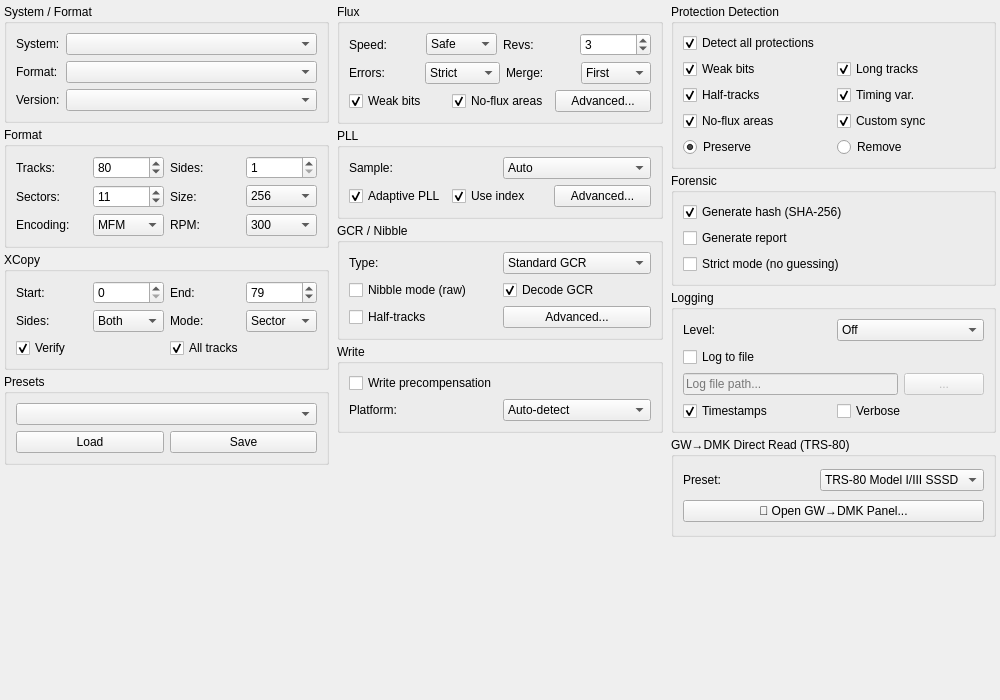
<?xml version="1.0" encoding="UTF-8"?>
<ui version="4.0">
 <class>TabFormat</class>
 <widget class="QWidget" name="TabFormat">
  <property name="geometry">
   <rect><x>0</x><y>0</y><width>1000</width><height>700</height></rect>
  </property>
  <layout class="QHBoxLayout" name="mainLayout">
   <property name="spacing"><number>8</number></property>
   <property name="leftMargin"><number>4</number></property>
   <property name="topMargin"><number>4</number></property>
   <property name="rightMargin"><number>4</number></property>
   <property name="bottomMargin"><number>4</number></property>
   
   <!-- ═══════════════════ COLUMN 1 (33%) ═══════════════════ -->
   <item>
    <widget class="QWidget" name="col1Widget">
     <property name="sizePolicy">
      <sizepolicy hsizetype="Preferred" vsizetype="Preferred">
       <horstretch>1</horstretch>
       <verstretch>0</verstretch>
      </sizepolicy>
     </property>
     <layout class="QVBoxLayout" name="col1">
      <property name="spacing"><number>4</number></property>
      <property name="leftMargin"><number>0</number></property>
      <property name="topMargin"><number>0</number></property>
      <property name="rightMargin"><number>0</number></property>
      <property name="bottomMargin"><number>0</number></property>
      
      <!-- SYSTEM / FORMAT -->
      <item>
       <widget class="QGroupBox" name="groupSystem">
        <property name="minimumSize"><size><width>0</width><height>100</height></size></property>
        <property name="title"><string>System / Format</string></property>
        <layout class="QFormLayout">
         <item row="0" column="0"><widget class="QLabel"><property name="text"><string>System:</string></property></widget></item>
         <item row="0" column="1"><widget class="QComboBox" name="comboSystem"/></item>
         <item row="1" column="0"><widget class="QLabel"><property name="text"><string>Format:</string></property></widget></item>
         <item row="1" column="1"><widget class="QComboBox" name="comboFormat"/></item>
         <item row="2" column="0"><widget class="QLabel"><property name="text"><string>Version:</string></property></widget></item>
         <item row="2" column="1"><widget class="QComboBox" name="comboVersion"/></item>
        </layout>
       </widget>
      </item>
      
      <!-- FORMAT -->
      <item>
       <widget class="QGroupBox" name="groupFormat">
        <property name="minimumSize"><size><width>0</width><height>100</height></size></property>
        <property name="title"><string>Format</string></property>
        <layout class="QGridLayout">
         <item row="0" column="0"><widget class="QLabel"><property name="text"><string>Tracks:</string></property></widget></item>
         <item row="0" column="1"><widget class="QSpinBox" name="spinTracks"><property name="maximum"><number>255</number></property><property name="value"><number>80</number></property></widget></item>
         <item row="0" column="2"><widget class="QLabel"><property name="text"><string>Sides:</string></property></widget></item>
         <item row="0" column="3"><widget class="QSpinBox" name="spinSides"><property name="minimum"><number>1</number></property><property name="maximum"><number>2</number></property><property name="value"><number>1</number></property></widget></item>
         <item row="1" column="0"><widget class="QLabel"><property name="text"><string>Sectors:</string></property></widget></item>
         <item row="1" column="1"><widget class="QSpinBox" name="spinSectors"><property name="minimum"><number>1</number></property><property name="maximum"><number>36</number></property><property name="value"><number>11</number></property></widget></item>
         <item row="1" column="2"><widget class="QLabel"><property name="text"><string>Size:</string></property></widget></item>
         <item row="1" column="3"><widget class="QComboBox" name="comboSectorSize">
          <item><property name="text"><string>256</string></property></item>
          <item><property name="text"><string>512</string></property></item>
         </widget></item>
         <item row="2" column="0"><widget class="QLabel"><property name="text"><string>Encoding:</string></property></widget></item>
         <item row="2" column="1"><widget class="QComboBox" name="comboEncoding">
          <item><property name="text"><string>MFM</string></property></item>
          <item><property name="text"><string>FM</string></property></item>
          <item><property name="text"><string>GCR</string></property></item>
         </widget></item>
         <item row="2" column="2"><widget class="QLabel"><property name="text"><string>RPM:</string></property></widget></item>
         <item row="2" column="3"><widget class="QComboBox" name="comboRPM">
          <item><property name="text"><string>300</string></property></item>
          <item><property name="text"><string>360</string></property></item>
         </widget></item>
        </layout>
       </widget>
      </item>
      
      <!-- XCOPY -->
      <item>
       <widget class="QGroupBox" name="groupXCopy">
        <property name="minimumSize"><size><width>0</width><height>100</height></size></property>
        <property name="title"><string>XCopy</string></property>
        <layout class="QVBoxLayout">
         <item>
          <layout class="QHBoxLayout">
           <item><widget class="QLabel"><property name="text"><string>Start:</string></property></widget></item>
           <item><widget class="QSpinBox" name="spinStartTrack"><property name="maximum"><number>255</number></property></widget></item>
           <item><widget class="QLabel"><property name="text"><string>End:</string></property></widget></item>
           <item><widget class="QSpinBox" name="spinEndTrack"><property name="maximum"><number>255</number></property><property name="value"><number>79</number></property></widget></item>
          </layout>
         </item>
         <item>
          <layout class="QHBoxLayout">
           <item><widget class="QLabel"><property name="text"><string>Sides:</string></property></widget></item>
           <item><widget class="QComboBox" name="comboXCopySides">
            <item><property name="text"><string>Both</string></property></item>
            <item><property name="text"><string>Side 0</string></property></item>
            <item><property name="text"><string>Side 1</string></property></item>
           </widget></item>
           <item><widget class="QLabel"><property name="text"><string>Mode:</string></property></widget></item>
           <item><widget class="QComboBox" name="comboXCopyMode">
            <item><property name="text"><string>Sector</string></property></item>
            <item><property name="text"><string>Track</string></property></item>
            <item><property name="text"><string>Index</string></property></item>
           </widget></item>
          </layout>
         </item>
         <item>
          <layout class="QHBoxLayout">
           <item><widget class="QCheckBox" name="checkXCopyVerify"><property name="text"><string>Verify</string></property><property name="checked"><bool>true</bool></property></widget></item>
           <item><widget class="QCheckBox" name="checkAllTracks"><property name="text"><string>All tracks</string></property><property name="checked"><bool>true</bool></property></widget></item>
          </layout>
         </item>
        </layout>
       </widget>
      </item>
      
      <!-- PRESETS -->
      <item>
       <widget class="QGroupBox" name="groupPresets">
        <property name="minimumSize"><size><width>0</width><height>80</height></size></property>
        <property name="title"><string>Presets</string></property>
        <layout class="QVBoxLayout">
         <item><widget class="QComboBox" name="comboPreset"/></item>
         <item>
          <layout class="QHBoxLayout">
           <item><widget class="QPushButton" name="btnLoadPreset"><property name="text"><string>Load</string></property></widget></item>
           <item><widget class="QPushButton" name="btnSavePreset"><property name="text"><string>Save</string></property></widget></item>
          </layout>
         </item>
        </layout>
       </widget>
      </item>
      
      <item><spacer name="col1Spacer"><property name="orientation"><enum>Qt::Vertical</enum></property><property name="sizeHint" stdset="0"><size><width>20</width><height>40</height></size></property></spacer></item>
     </layout>
    </widget>
   </item>
   
   <!-- ═══════════════════ COLUMN 2 (33%) ═══════════════════ -->
   <item>
    <widget class="QWidget" name="col2Widget">
     <property name="sizePolicy">
      <sizepolicy hsizetype="Preferred" vsizetype="Preferred">
       <horstretch>1</horstretch>
       <verstretch>0</verstretch>
      </sizepolicy>
     </property>
     <layout class="QVBoxLayout" name="col2">
      <property name="spacing"><number>4</number></property>
      <property name="leftMargin"><number>0</number></property>
      <property name="topMargin"><number>0</number></property>
      <property name="rightMargin"><number>0</number></property>
      <property name="bottomMargin"><number>0</number></property>
      
      <!-- FLUX -->
      <item>
       <widget class="QGroupBox" name="groupFlux">
        <property name="minimumSize"><size><width>0</width><height>100</height></size></property>
        <property name="title"><string>Flux</string></property>
        <layout class="QVBoxLayout">
         <item>
          <layout class="QHBoxLayout">
           <item><widget class="QLabel"><property name="text"><string>Speed:</string></property></widget></item>
           <item><widget class="QComboBox" name="comboFluxSpeed">
            <item><property name="text"><string>Safe</string></property></item>
            <item><property name="text"><string>Normal</string></property></item>
            <item><property name="text"><string>Fast</string></property></item>
           </widget></item>
           <item><widget class="QLabel"><property name="text"><string>Revs:</string></property></widget></item>
           <item><widget class="QSpinBox" name="spinRevolutions"><property name="minimum"><number>1</number></property><property name="maximum"><number>10</number></property><property name="value"><number>3</number></property></widget></item>
          </layout>
         </item>
         <item>
          <layout class="QHBoxLayout">
           <item><widget class="QLabel"><property name="text"><string>Errors:</string></property></widget></item>
           <item><widget class="QComboBox" name="comboFluxErrors">
            <item><property name="text"><string>Strict</string></property></item>
            <item><property name="text"><string>Relaxed</string></property></item>
            <item><property name="text"><string>Ignore</string></property></item>
           </widget></item>
           <item><widget class="QLabel"><property name="text"><string>Merge:</string></property></widget></item>
           <item><widget class="QComboBox" name="comboFluxMerge">
            <item><property name="text"><string>First</string></property></item>
            <item><property name="text"><string>Best</string></property></item>
            <item><property name="text"><string>All</string></property></item>
           </widget></item>
          </layout>
         </item>
         <item>
          <layout class="QHBoxLayout">
           <item><widget class="QCheckBox" name="checkWeakBits"><property name="text"><string>Weak bits</string></property><property name="checked"><bool>true</bool></property></widget></item>
           <item><widget class="QCheckBox" name="checkNoFluxAreas"><property name="text"><string>No-flux areas</string></property><property name="checked"><bool>true</bool></property></widget></item>
           <item><widget class="QPushButton" name="btnFluxAdvanced"><property name="text"><string>Advanced...</string></property></widget></item>
          </layout>
         </item>
        </layout>
       </widget>
      </item>
      
      <!-- PLL -->
      <item>
       <widget class="QGroupBox" name="groupPLL">
        <property name="minimumSize"><size><width>0</width><height>80</height></size></property>
        <property name="title"><string>PLL</string></property>
        <layout class="QVBoxLayout">
         <item>
          <layout class="QHBoxLayout">
           <item><widget class="QLabel"><property name="text"><string>Sample:</string></property></widget></item>
           <item><widget class="QComboBox" name="comboSampleRate">
            <item><property name="text"><string>Auto</string></property></item>
            <item><property name="text"><string>25 MHz</string></property></item>
            <item><property name="text"><string>50 MHz</string></property></item>
            <item><property name="text"><string>80 MHz</string></property></item>
           </widget></item>
          </layout>
         </item>
         <item>
          <layout class="QHBoxLayout">
           <item><widget class="QCheckBox" name="checkAdaptivePLL"><property name="text"><string>Adaptive PLL</string></property><property name="checked"><bool>true</bool></property></widget></item>
           <item><widget class="QCheckBox" name="checkUseIndex"><property name="text"><string>Use index</string></property><property name="checked"><bool>true</bool></property></widget></item>
           <item><widget class="QPushButton" name="btnPLLAdvanced"><property name="text"><string>Advanced...</string></property></widget></item>
          </layout>
         </item>
        </layout>
       </widget>
      </item>
      
      <!-- GCR / NIBBLE -->
      <item>
       <widget class="QGroupBox" name="groupNibble">
        <property name="minimumSize"><size><width>0</width><height>100</height></size></property>
        <property name="title"><string>GCR / Nibble</string></property>
        <layout class="QVBoxLayout">
         <item>
          <layout class="QHBoxLayout">
           <item><widget class="QLabel"><property name="text"><string>Type:</string></property></widget></item>
           <item><widget class="QComboBox" name="comboGCRType">
            <item><property name="text"><string>Standard GCR</string></property></item>
            <item><property name="text"><string>Apple II GCR</string></property></item>
            <item><property name="text"><string>C64 GCR</string></property></item>
           </widget></item>
          </layout>
         </item>
         <item>
          <layout class="QHBoxLayout">
           <item><widget class="QCheckBox" name="checkNibbleMode"><property name="text"><string>Nibble mode (raw)</string></property></widget></item>
           <item><widget class="QCheckBox" name="checkDecodeGCR"><property name="text"><string>Decode GCR</string></property><property name="checked"><bool>true</bool></property></widget></item>
          </layout>
         </item>
         <item>
          <layout class="QHBoxLayout">
           <item><widget class="QCheckBox" name="checkHalfTracks"><property name="text"><string>Half-tracks</string></property></widget></item>
           <item><widget class="QPushButton" name="btnNibbleAdvanced"><property name="text"><string>Advanced...</string></property></widget></item>
          </layout>
         </item>
        </layout>
       </widget>
      </item>
      
      <!-- WRITE -->
      <item>
       <widget class="QGroupBox" name="groupWrite">
        <property name="minimumSize"><size><width>0</width><height>80</height></size></property>
        <property name="title"><string>Write</string></property>
        <layout class="QVBoxLayout">
         <item><widget class="QCheckBox" name="checkWritePrecomp"><property name="text"><string>Write precompensation</string></property></widget></item>
         <item>
          <layout class="QHBoxLayout">
           <item><widget class="QLabel"><property name="text"><string>Platform:</string></property></widget></item>
           <item><widget class="QComboBox" name="comboPlatform">
            <item><property name="text"><string>Auto-detect</string></property></item>
            <item><property name="text"><string>Commodore</string></property></item>
            <item><property name="text"><string>Amiga</string></property></item>
            <item><property name="text"><string>Atari</string></property></item>
            <item><property name="text"><string>Apple</string></property></item>
            <item><property name="text"><string>PC/DOS</string></property></item>
           </widget></item>
          </layout>
         </item>
        </layout>
       </widget>
      </item>
      
      <item><spacer name="col2Spacer"><property name="orientation"><enum>Qt::Vertical</enum></property><property name="sizeHint" stdset="0"><size><width>20</width><height>40</height></size></property></spacer></item>
     </layout>
    </widget>
   </item>
   
   <!-- ═══════════════════ COLUMN 3 (33%) ═══════════════════ -->
   <item>
    <widget class="QWidget" name="col3Widget">
     <property name="sizePolicy">
      <sizepolicy hsizetype="Preferred" vsizetype="Preferred">
       <horstretch>1</horstretch>
       <verstretch>0</verstretch>
      </sizepolicy>
     </property>
     <layout class="QVBoxLayout" name="col3">
      <property name="spacing"><number>4</number></property>
      <property name="leftMargin"><number>0</number></property>
      <property name="topMargin"><number>0</number></property>
      <property name="rightMargin"><number>0</number></property>
      <property name="bottomMargin"><number>0</number></property>
      
      <!-- PROTECTION -->
      <item>
       <widget class="QGroupBox" name="groupProtection">
        <property name="minimumSize"><size><width>0</width><height>140</height></size></property>
        <property name="title"><string>Protection Detection</string></property>
        <layout class="QVBoxLayout">
         <item><widget class="QCheckBox" name="checkDetectAll"><property name="text"><string>Detect all protections</string></property><property name="checked"><bool>true</bool></property></widget></item>
         <item>
          <layout class="QGridLayout">
           <item row="0" column="0"><widget class="QCheckBox" name="checkDetectWeakBitsProt"><property name="text"><string>Weak bits</string></property><property name="checked"><bool>true</bool></property></widget></item>
           <item row="0" column="1"><widget class="QCheckBox" name="checkDetectLongTracks"><property name="text"><string>Long tracks</string></property><property name="checked"><bool>true</bool></property></widget></item>
           <item row="1" column="0"><widget class="QCheckBox" name="checkDetectHalfTracks"><property name="text"><string>Half-tracks</string></property><property name="checked"><bool>true</bool></property></widget></item>
           <item row="1" column="1"><widget class="QCheckBox" name="checkDetectTiming"><property name="text"><string>Timing var.</string></property><property name="checked"><bool>true</bool></property></widget></item>
           <item row="2" column="0"><widget class="QCheckBox" name="checkDetectNoFlux"><property name="text"><string>No-flux areas</string></property><property name="checked"><bool>true</bool></property></widget></item>
           <item row="2" column="1"><widget class="QCheckBox" name="checkDetectCustomSync"><property name="text"><string>Custom sync</string></property><property name="checked"><bool>true</bool></property></widget></item>
          </layout>
         </item>
         <item>
          <layout class="QHBoxLayout">
           <item><widget class="QRadioButton" name="radioPreserve"><property name="text"><string>Preserve</string></property><property name="checked"><bool>true</bool></property></widget></item>
           <item><widget class="QRadioButton" name="radioRemove"><property name="text"><string>Remove</string></property></widget></item>
          </layout>
         </item>
        </layout>
       </widget>
      </item>
      
      <!-- FORENSIC -->
      <item>
       <widget class="QGroupBox" name="groupForensic">
        <property name="minimumSize"><size><width>0</width><height>100</height></size></property>
        <property name="title"><string>Forensic</string></property>
        <layout class="QVBoxLayout">
         <item><widget class="QCheckBox" name="checkGenerateHash"><property name="text"><string>Generate hash (SHA-256)</string></property><property name="checked"><bool>true</bool></property></widget></item>
         <item><widget class="QCheckBox" name="checkGenerateReport"><property name="text"><string>Generate report</string></property></widget></item>
         <item><widget class="QCheckBox" name="checkStrictMode"><property name="text"><string>Strict mode (no guessing)</string></property></widget></item>
        </layout>
       </widget>
      </item>
      
      <!-- LOGGING -->
      <item>
       <widget class="QGroupBox" name="groupLogging">
        <property name="minimumSize"><size><width>0</width><height>130</height></size></property>
        <property name="title"><string>Logging</string></property>
        <layout class="QVBoxLayout">
         <item>
          <layout class="QHBoxLayout">
           <item><widget class="QLabel"><property name="text"><string>Level:</string></property></widget></item>
           <item><widget class="QComboBox" name="comboLogLevel">
            <item><property name="text"><string>Off</string></property></item>
            <item><property name="text"><string>Error</string></property></item>
            <item><property name="text"><string>Warning</string></property></item>
            <item><property name="text"><string>Info</string></property></item>
            <item><property name="text"><string>Debug</string></property></item>
           </widget></item>
          </layout>
         </item>
         <item><widget class="QCheckBox" name="checkLogToFile"><property name="text"><string>Log to file</string></property></widget></item>
         <item>
          <layout class="QHBoxLayout">
           <item><widget class="QLineEdit" name="editLogPath"><property name="placeholderText"><string>Log file path...</string></property><property name="enabled"><bool>false</bool></property></widget></item>
           <item><widget class="QPushButton" name="btnBrowseLog"><property name="text"><string>...</string></property><property name="maximumWidth"><number>30</number></property><property name="enabled"><bool>false</bool></property></widget></item>
          </layout>
         </item>
         <item>
          <layout class="QHBoxLayout">
           <item><widget class="QCheckBox" name="checkLogTimestamps"><property name="text"><string>Timestamps</string></property><property name="checked"><bool>true</bool></property></widget></item>
           <item><widget class="QCheckBox" name="checkVerboseLog"><property name="text"><string>Verbose</string></property></widget></item>
          </layout>
         </item>
        </layout>
       </widget>
      </item>
      
      <!-- GW→DMK DIRECT READ -->
      <item>
       <widget class="QGroupBox" name="groupGw2Dmk">
        <property name="minimumSize"><size><width>0</width><height>100</height></size></property>
        <property name="title"><string>GW→DMK Direct Read (TRS-80)</string></property>
        <layout class="QVBoxLayout">
         <item>
          <layout class="QHBoxLayout">
           <item><widget class="QLabel"><property name="text"><string>Preset:</string></property></widget></item>
           <item><widget class="QComboBox" name="comboGw2DmkPreset">
            <item><property name="text"><string>TRS-80 Model I/III SSSD</string></property></item>
            <item><property name="text"><string>TRS-80 Model I/III SSDD</string></property></item>
            <item><property name="text"><string>TRS-80 Model 4 DSDD</string></property></item>
            <item><property name="text"><string>Custom</string></property></item>
           </widget></item>
          </layout>
         </item>
         <item>
          <widget class="QPushButton" name="btnGw2DmkOpen">
           <property name="text"><string>🔧 Open GW→DMK Panel...</string></property>
           <property name="toolTip"><string>Direct Greaseweazle to DMK imaging</string></property>
          </widget>
         </item>
        </layout>
       </widget>
      </item>
      
      <item><spacer name="col3Spacer"><property name="orientation"><enum>Qt::Vertical</enum></property><property name="sizeHint" stdset="0"><size><width>20</width><height>40</height></size></property></spacer></item>
     </layout>
    </widget>
   </item>
   
  </layout>
 </widget>
</ui>
